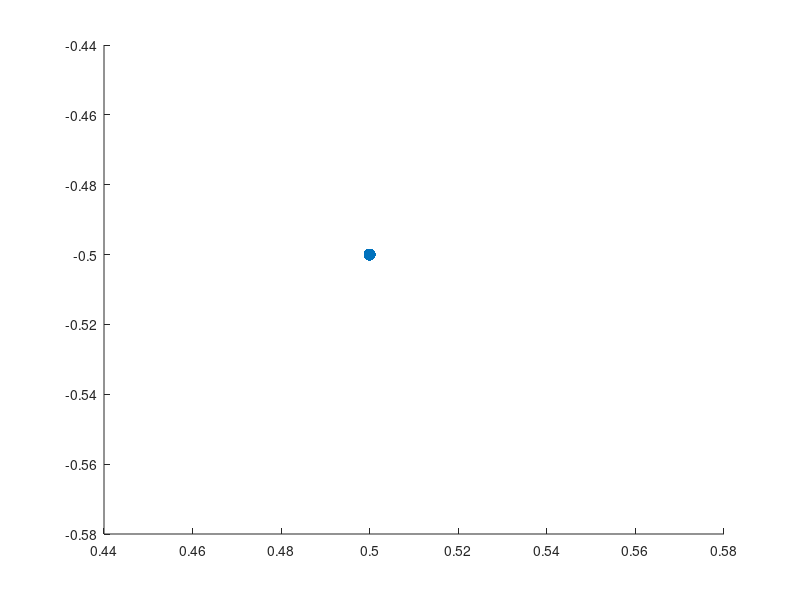

MATLAB code for this plot: (Note: this script raises an error after producing the figure.)
Cones = [
    0 0
    0 3
    1 5
    3 5
    0 0
    1 2
    3 4
    4 4
];




%% Parameters
robot_pos =  [0.5, -0.5];  % start roughly below center
robot_heading = pi/2;               % facing upward
max_angle = pi/2;                   % only consider cones within ±90°
step_limit = 200;                   % safety limit
plot_delay = 0.1;                   % seconds between frames

%% Initialize paths
path_center = robot_pos;
path_left = [];
path_right = [];

% Plot start
scatter(robot_pos(1), robot_pos(2), 80, 'go', 'filled');
drawnow;



%% Main Greedy Loop (supports 180° hairpins)
for step = 1:step_limit
    if isempty(Cones)
        break;
    end

    rel = Cones - robot_pos;
    dists = sqrt(sum(rel.^2,2));
    angles = atan2(rel(:,2), rel(:,1)) - robot_heading;
    angles = wrapToPi(angles);

    % Widen field of view — allow cones up to 150° behind
    visible_idx = find(abs(angles) < deg2rad(90));
    if isempty(visible_idx)
        break;
    end

    left_candidates = visible_idx(angles(visible_idx) > 0);
    right_candidates = visible_idx(angles(visible_idx) < 0);
    if isempty(left_candidates) || isempty(right_candidates)
        break;
    end

    best_score = inf;
    best_L = NaN;
    best_R = NaN;
    best_mid = [NaN, NaN];

    for iL = 1:length(left_candidates)
        for iR = 1:length(right_candidates)
            L = Cones(left_candidates(iL), :);
            R = Cones(right_candidates(iR), :);
            mid = (L + R)/2;
            width = norm(L - R);
            dist_mid = norm(mid - robot_pos);

            % Corridor must be realistic
            if width < 0.2 || width > 3.0, continue; end

            % Compute direction to midpoint
            heading_to_mid = atan2(mid(2)-robot_pos(2), mid(1)-robot_pos(1));
            dtheta = abs(wrapToPi(heading_to_mid - robot_heading));

            % Compute "corridor alignment": left–right orientation
            corridor_dir = atan2(L(2)-R(2), L(1)-R(1)) + pi/2;
            d_corridor = abs(wrapToPi(corridor_dir - robot_heading));

            % Penalize misaligned midpoints unless turning is gradual
            heading_penalty = 0.5 * dtheta + 0.5 * d_corridor;

            % Prefer distances in a moderate range (0.3–1.0 m)
            dist_penalty = abs(dist_mid - 0.5);

            score = 1.0*dist_penalty + 1.0*heading_penalty + 0.3*abs(width - 1.0);

            if score < best_score
                best_score = score;
                best_L = left_candidates(iL);
                best_R = right_candidates(iR);
                best_mid = mid;
            end
        end
    end

    if isnan(best_L) || isnan(best_R)
        disp('🚧 No valid corridor found — stopping.');
        break;
    end

    left_cone = Cones(best_L, :);
    right_cone = Cones(best_R, :);
    mid = best_mid;

    % Save path
    path_left = [path_left; left_cone];
    path_right = [path_right; right_cone];
    path_center = [path_center; mid];

    % Smooth heading adjustment — allows 180° turns gradually
    desired_heading = atan2(mid(2)-robot_pos(2), mid(1)-robot_pos(1));
    delta_heading = wrapToPi(desired_heading - robot_heading);
    robot_heading = robot_heading + 0.6 * delta_heading;  % blend turn

    % Adaptive step size — smaller when turning sharply
    turn_factor = 1 - min(abs(delta_heading) / pi, 1);
    step_size = 0.5 * turn_factor + 0.15; % 0.65 straight → 0.15 tight turn

    robot_pos = robot_pos + step_size * [cos(robot_heading), sin(robot_heading)];

    % Remove nearby cones
    rem_dists = sqrt(sum((Cones - robot_pos).^2,2));
    Cones(rem_dists < 0.25, :) = [];

    % Visualization
    clf; hold on; grid on; axis equal;
    title(sprintf('Step %d', step));
    scatter(Cones(:,1), Cones(:,2), 60, [0.8 0.8 0.8], 'filled');
    plot(path_left(:,1), path_left(:,2), 'r-o', 'LineWidth', 2);
    plot(path_right(:,1), path_right(:,2), 'b-o', 'LineWidth', 2);
    plot(path_center(:,1), path_center(:,2), 'k--', 'LineWidth', 2);
    scatter(robot_pos(1), robot_pos(2), 80, 'go', 'filled');
    drawnow;
    pause(plot_delay);
end


%% Final Result
disp('✅ Simulation complete.');
disp('Left path:'); disp(path_left);
disp('Right path:'); disp(path_right);
disp('Centerline:'); disp(path_center);

figure('Name','Final Path','NumberTitle','off');
hold on; axis equal; grid on;
plot(path_left(:,1), path_left(:,2), 'r-o', 'LineWidth', 2);
plot(path_right(:,1), path_right(:,2), 'b-o', 'LineWidth', 2);
plot(path_center(:,1), path_center(:,2), 'k--', 'LineWidth', 2);
scatter(path_center(1,1), path_center(1,2), 100, 'go', 'filled');
title('Greedy Centerline Path Simulation');
legend('Left cones','Right cones','Centerline','Robot start');
